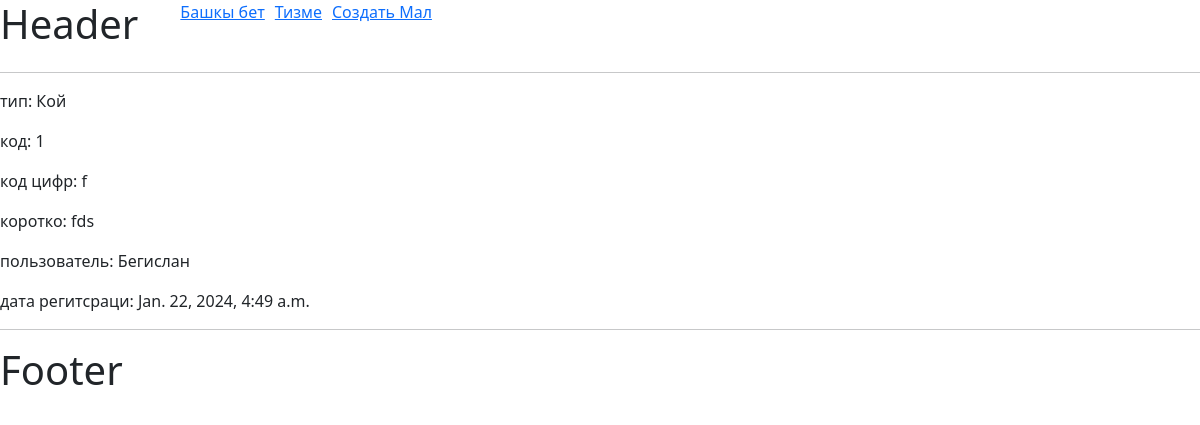
/list/detail/5, run on the app's committed database.
### charbamodel/models.py (models this page shows, shortened)
class Charba(models.Model):
    type_charba = models.ForeignKey(TypeCharba, on_delete=models.CASCADE)
    code = models.IntegerField()
    code_chars = models.CharField(max_length=255)
    description = models.CharField(max_length=255, null=True)
    user = models.ForeignKey(User, on_delete=models.CASCADE)
    date_register = models.DateTimeField(auto_now_add=True)

class TypeCharba(models.Model):
    type_charba = models.CharField(max_length=255)
    def __str__(self):
        return self.type_charba

### users/models.py (models this page shows)
class User(AbstractUser):
    user_name = models.CharField(max_length=255)
    email = models.EmailField(unique=True)
    password = models.CharField(max_length=255)
    avatar = models.ImageField()
    role_user = models.ForeignKey('RoleUser', on_delete=models.CASCADE, null=True)
    user_location = models.ForeignKey(LocationVillage, on_delete=models.CASCADE, null=True)
    USERNAME_FIELD = 'email'
    REQUIRED_FIELDS = ['username']
    EMAIL_FIELD = 'email'
    def __str__(self):
        return self.user_name

### frontend/views.py (the view)
# urls.py: path('list/detail/<int:id>', list_detail, name="detail"),
def list_detail(request, id):
    detail = Charba.objects.get(id=id)
    context = {
        'detail': detail
    }
    return render(request, 'frontend/detail.html', context)

### frontend/templates/frontend/detail.html (shortened to what this page needs)
{% extends 'frontend/base.html' %}
{% block content %}
    <p>тип: {{ detail.type_charba }}</p>
    <p>код: {{ detail.code }}</p>
    <p>код цифр: {{ detail.code_chars }}</p>
    <p>коротко: {{ detail.description }}</p>
    <p>пользователь: {{ detail.user }}</p>
    <p>дата регитсраци: {{ detail.date_register }}</p>
{% endblock %}

### data on the page
Charba: type_charba "Кой", code "1", code_chars "f", description "fds", user "Бегислан", date_register "Jan. 22, 2024, 4:49 a.m."
